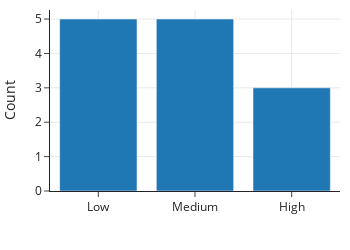

Notebook code cell kept with this figure:
### Markdown cell above
Then we can make the bar plot of counts of each category of suitability among the toy breeds:

### Code cell
toy_dogs = dogs.query('group == "toy"').groupby('kids').count().reset_index()
px.bar(toy_dogs, x='kids', y='breed', width=350, height=250,
      category_orders={"kids": ["Low", "Medium", "High"]},
      labels={"kids": "", "breed": "Count"})

### Figure 1 — Plotly figure (JSON) as saved in the notebook; plotly's stock layout.template omitted (floating-point values rounded to 4 significant figures)
{"data": [{"alignmentgroup": "True", "hovertemplate": "=%{x}<br>Count=%{y}<extra></extra>", "legendgroup": "", "marker": {"color": "#1F77B4", "pattern": {"shape": ""}}, "name": "", "offsetgroup": "", "orientation": "v", "showlegend": false, "textposition": "auto", "type": "bar", "x": ["High", "Low", "Medium"], "xaxis": "x", "y": [3, 5, 5], "yaxis": "y"}], "layout": {"barmode": "relative", "height": 250, "legend": {"tracegroupgap": 0}, "width": 350, "xaxis": {"anchor": "y", "categoryarray": ["Low", "Medium", "High"], "categoryorder": "array", "domain": [0, 1], "title": {"text": ""}}, "yaxis": {"anchor": "x", "domain": [0, 1], "title": {"text": "Count"}}}}
